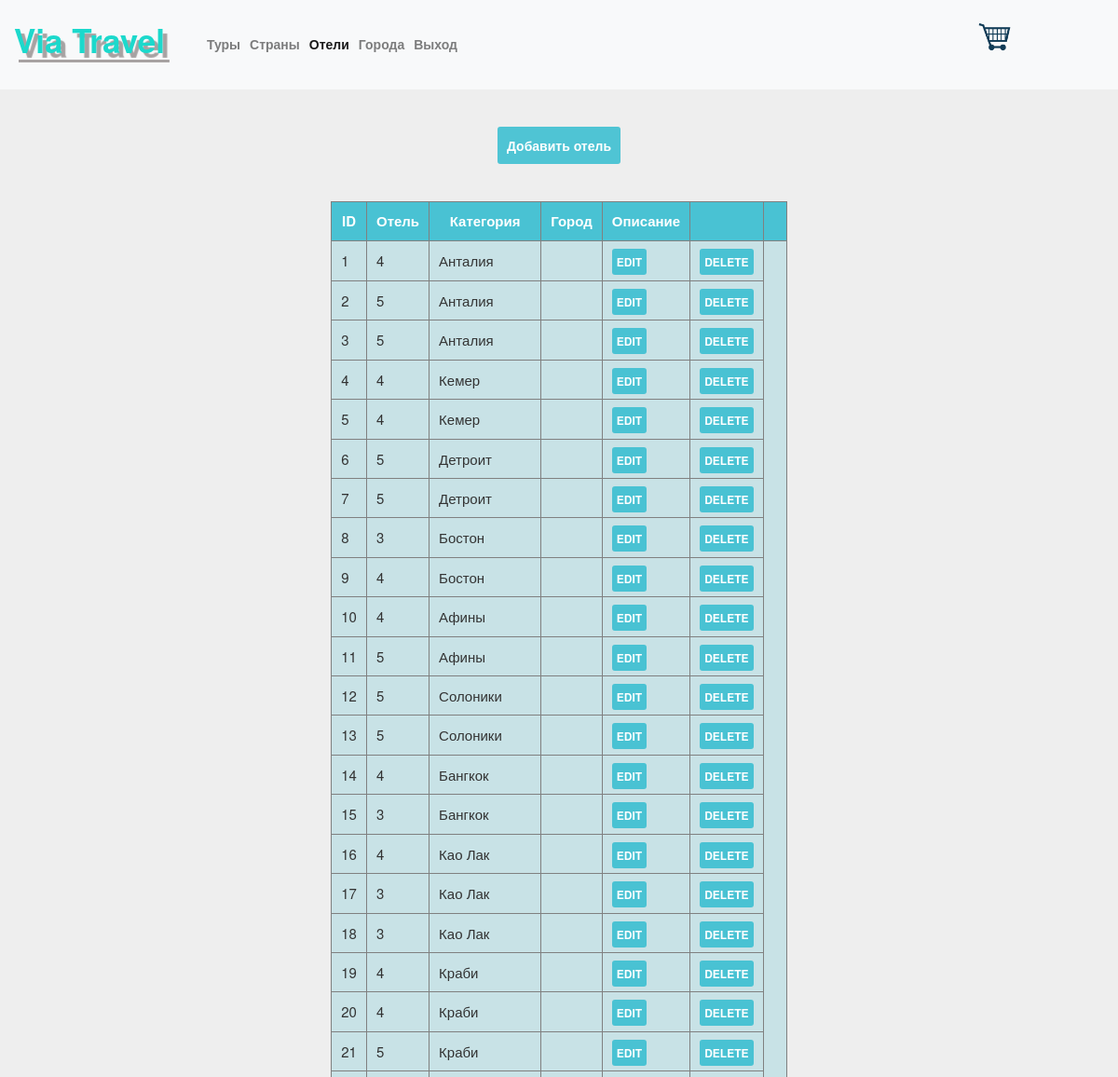
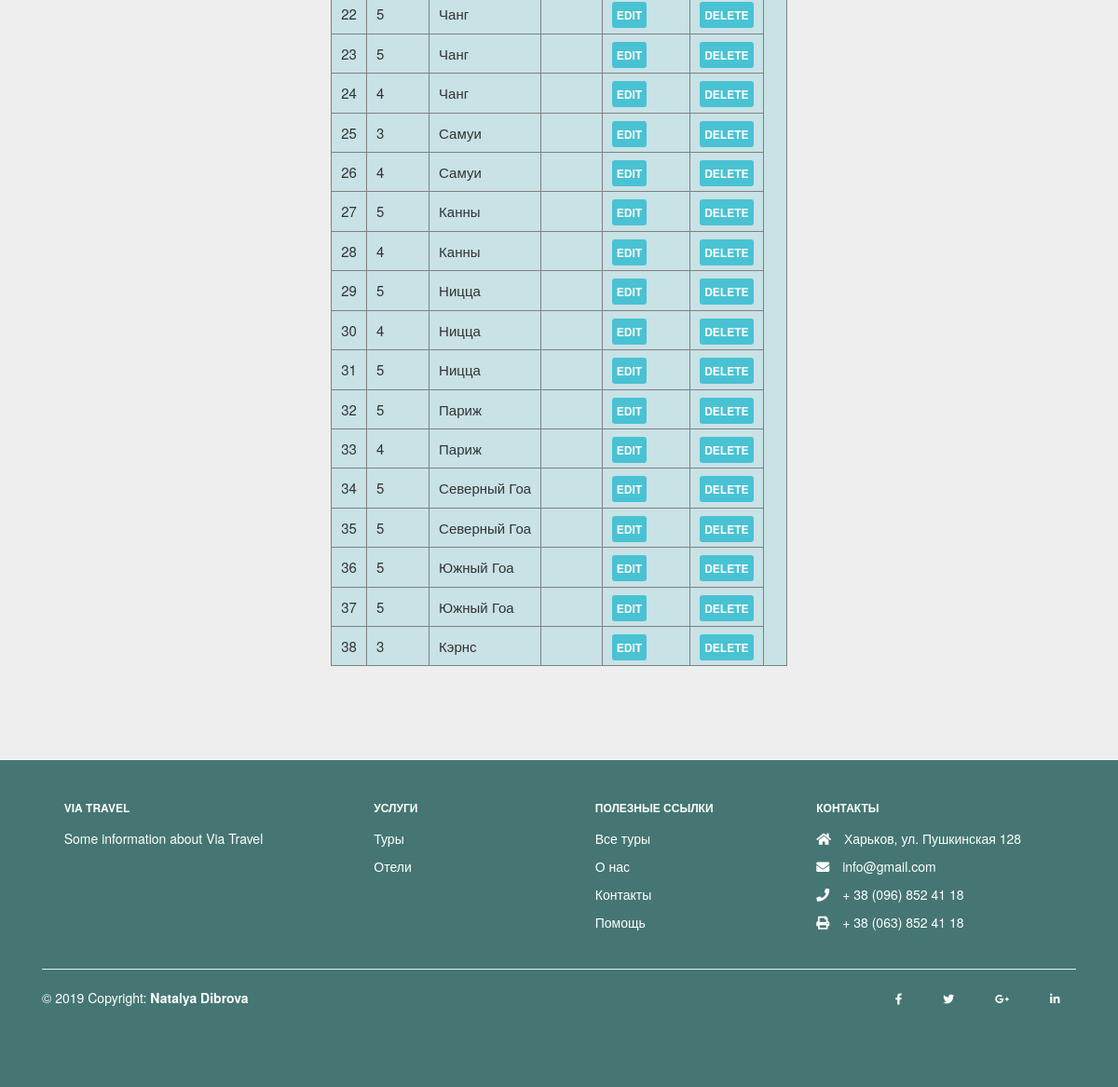
Page /admin/?section=hotels&action=index (signed in) on the committed database (2 pictures, top to bottom).
### tables this page shows
CREATE TABLE `hotels` (
  `id` int(11) NOT NULL,
  `title` text NOT NULL,
  `city_id` int(11) NOT NULL,
  `category` text NOT NULL
);

CREATE TABLE `cities` (
  `id` int(11) NOT NULL,
  `title` text NOT NULL,
  `country_id` int(11) NOT NULL
);

### admin/lib/controllers/Controller.php (called while the page is built, shortened)
<?php
class Controller{
    public function __construct($db, $logger)
    {
        $this->db = $db;
    }
}

### admin/lib/controllers/HotelController.php (the view, shortened to what this page needs)
<?php
class HotelController extends Controller {
    public function hotelsList()
    {
        $sql = "SELECT * FROM hotels";
        echo "<table border='1'>";
        echo "<tr><th>ID</th><th>Отель</th><th>Категория</th><th>Город</th><th>Описание</th><th>&nbsp;</th><th>&nbsp;</th></tr>";
        foreach ($this->db->query($sql) as $hotel) {
            $sql = "SELECT * FROM cities WHERE id='{$hotel['city_id']}'";
            $city = $this->db->query($sql)->fetch();
            echo "<tr>";
            echo "<td>{$hotel["id"]}</td>";
            echo "<td>{$hotel['category']}</td>";
            echo "<td>{$city['title']}</td>";
            echo "<td>{$hotel['description']}</td>";
            echo "<td><a href='?section=hotels&action=editform&id={$hotel['id']}'>EDIT</a></td>";
            echo "<td><a href='?section=hotels&action=delete&id={$hotel['id']}'>DELETE</a></td>";
            echo "</tr>";
        }
        echo "</table>";
    }
}
?>

### admin/css/style.css (style rules this page uses)
* { margin: 0; padding: 0; }
body { background-color: #eee; }
table { margin: 50px auto; background-color: rgba(191, 224, 229, 0.79); width: auto; }
td, th { text-align: justify; padding: 10px; font-size: 15px; }
th { background-color: rgba(49, 189, 208, 0.84); color: #fff; text-align: center; }
td a { padding: 5px; border-radius: 3px; color: #fff; font-weight: 600; font-size: 12px; background-color: rgba(49, 189, 208, 0.84); }

### rows in the picture
hotels: id "1", category "4", city.title "Анталия"
hotels: id "2", category "5", city.title "Анталия"
hotels: id "3", category "5", city.title "Анталия"
hotels: id "4", category "4", city.title "Кемер"
hotels: id "5", category "4", city.title "Кемер"
hotels: id "6", category "5", city.title "Детроит"
hotels: id "7", category "5", city.title "Детроит"
hotels: id "8", category "3", city.title "Бостон"
hotels: id "9", category "4", city.title "Бостон"
hotels: id "10", category "4", city.title "Афины"
hotels: id "11", category "5", city.title "Афины"
hotels: id "12", category "5", city.title "Солоники"
hotels: id "13", category "5", city.title "Солоники"
hotels: id "14", category "4", city.title "Бангкок"
hotels: id "15", category "3", city.title "Бангкок"
hotels: id "16", category "4", city.title "Као Лак"
hotels: id "17", category "3", city.title "Као Лак"
hotels: id "18", category "3", city.title "Као Лак"
hotels: id "19", category "4", city.title "Краби"
hotels: id "20", category "4", city.title "Краби"
hotels: id "21", category "5", city.title "Краби"
hotels: id "22", category "5", city.title "Чанг"
hotels: id "23", category "5", city.title "Чанг"
hotels: id "24", category "4", city.title "Чанг"
hotels: id "25", category "3", city.title "Самуи"
hotels: id "26", category "4", city.title "Самуи"
hotels: id "27", category "5", city.title "Канны"
hotels: id "28", category "4", city.title "Канны"
hotels: id "29", category "5", city.title "Ницца"
hotels: id "30", category "4", city.title "Ницца"
hotels: id "31", category "5", city.title "Ницца"
hotels: id "32", category "5", city.title "Париж"
hotels: id "33", category "4", city.title "Париж"
hotels: id "34", category "5", city.title "Северный Гоа"
hotels: id "35", category "5", city.title "Северный Гоа"
hotels: id "36", category "5", city.title "Южный Гоа"
hotels: id "37", category "5", city.title "Южный Гоа"
hotels: id "38", category "3", city.title "Кэрнс"

### other values in the picture
$k "Туры"
$k "Страны"
$k "Отели"
$k "Города"
$k "Выход"
